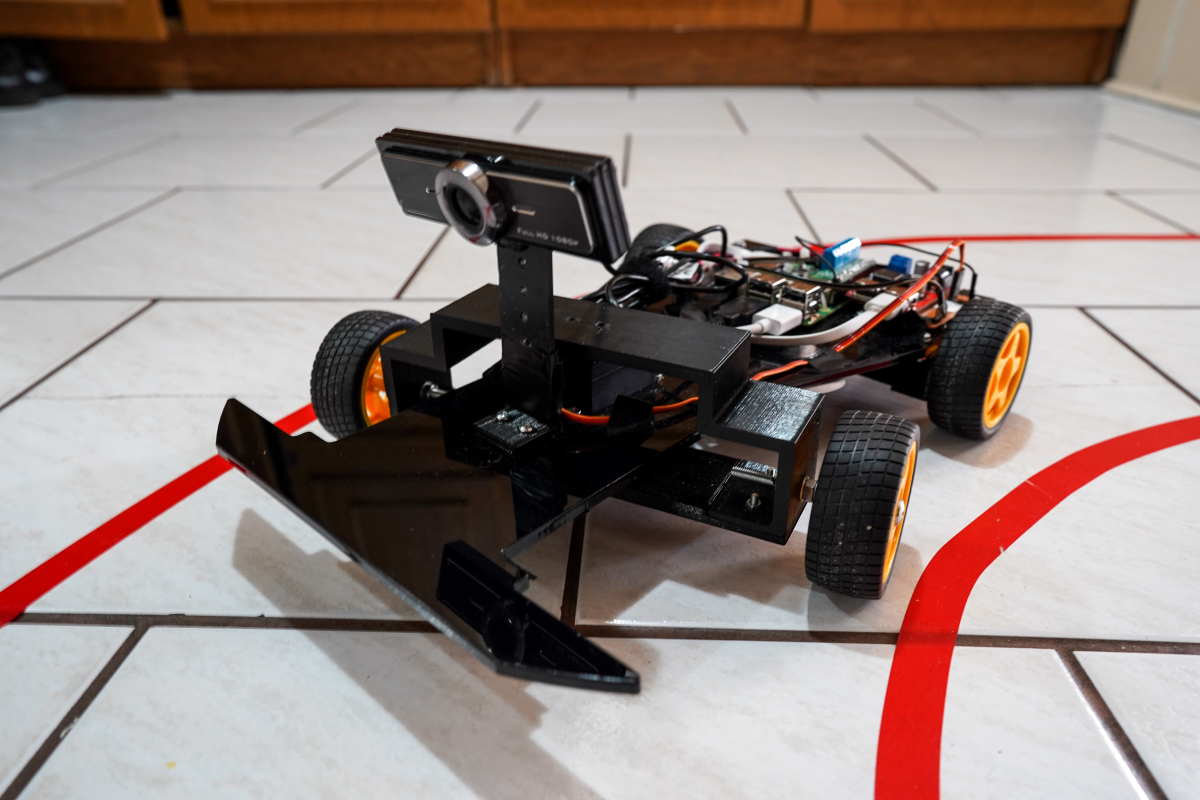
#> input picture pics/main.png, 6000 x 4000 px, given in place of the camera (shown at 1/5 size)
$ python linie.py
#> lines starting #> are read from the running program, lines starting #| are printed output that depends on the picture; after the words box and inside, x2 and y2 are one past the last pixel; in counts of white or black regions, pixels touching at a corner belong together
#> further down, frame is the input picture: shape (4000, 6000, 3); mean B, G, R 128.7, 133.1, 147.6
import cv2
import numpy as np
import math

# [83 lines left out: functions ROI, detect_line_segments, make_points, average_slope_intercept, not called in this run]

def detect_edge(frame):
    hsv = cv2.cvtColor(frame, cv2.COLOR_BGR2HSV)
#> hsv: shape (4000, 6000, 3); mean H, S, V 53.6, 53.6, 149.2
    #lower_blue = np.array([105, 110, 20])
    #upper_blue = np.array([130, 140, 110])

    #mask = cv2.inRange(hsv, lower_blue, upper_blue)

    lower_red1 = np.array([0, 90, 70])
    upper_red1 = np.array([10, 215, 180])

    lower_red2 = np.array([170, 90, 70])
    upper_red2 = np.array([179, 215, 180])

    mask1 = cv2.inRange(hsv, lower_red1, upper_red1)
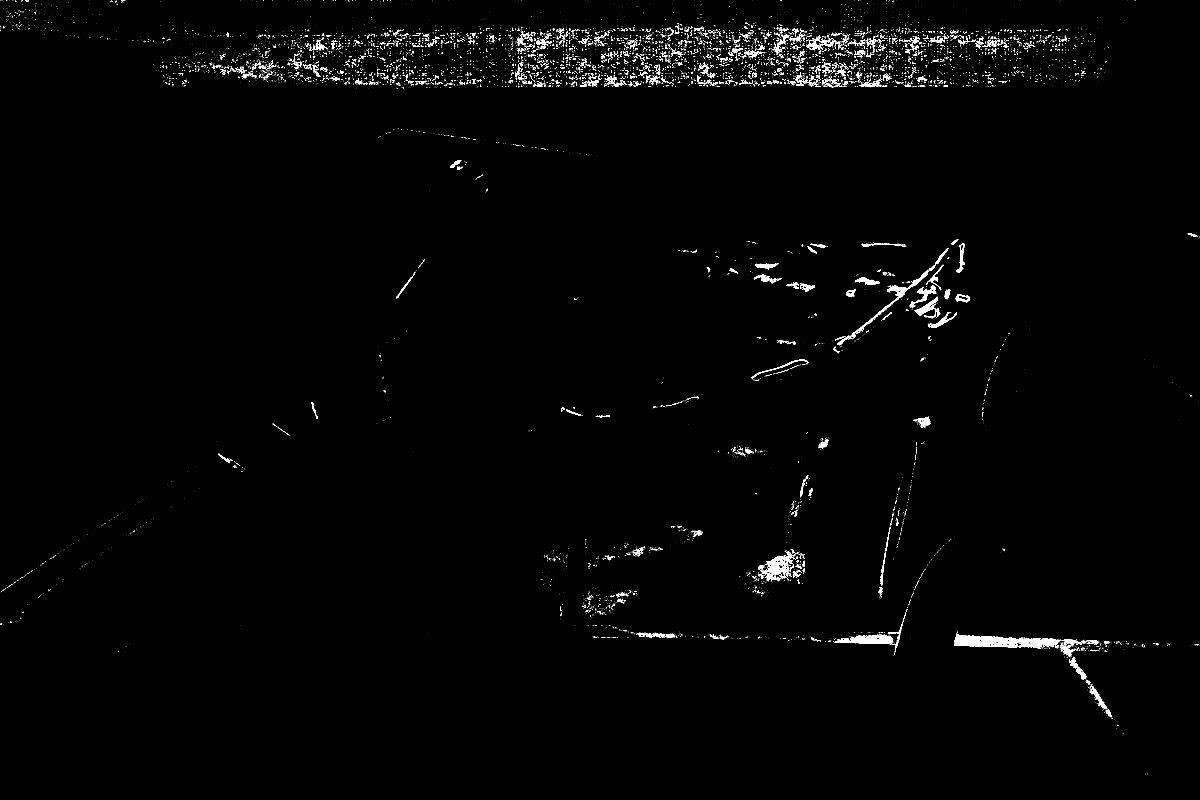
#> mask1: shape (4000, 6000) (shown at 1/5 size); 0.78% white; 12653 white regions (11496 under 20 px), largest, box (x1, y1, x2, y2) and area: (4772, 3170, 5304, 3242) 17792, (4211, 3173, 4465, 3221) 7041, (3818, 2770, 3973, 2902) 6562
    mask2 = cv2.inRange(hsv, lower_red2, upper_red2)
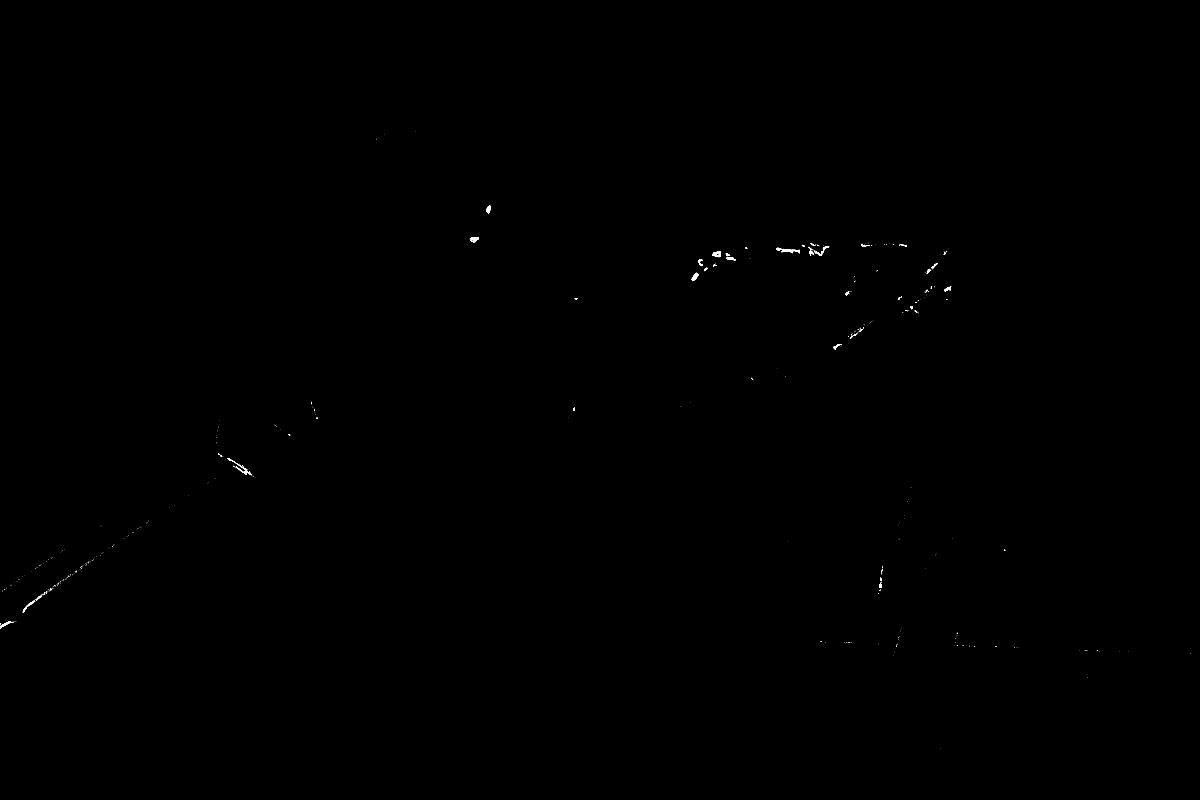
#> mask2: shape (4000, 6000) (shown at 1/5 size); 0.05% white; 658 white regions (606 under 20 px), largest, box (x1, y1, x2, y2) and area: (3880, 1239, 4000, 1266) 1080, (3562, 1256, 3605, 1286) 750, (3456, 1364, 3492, 1406) 709


    mask = mask1 | mask2
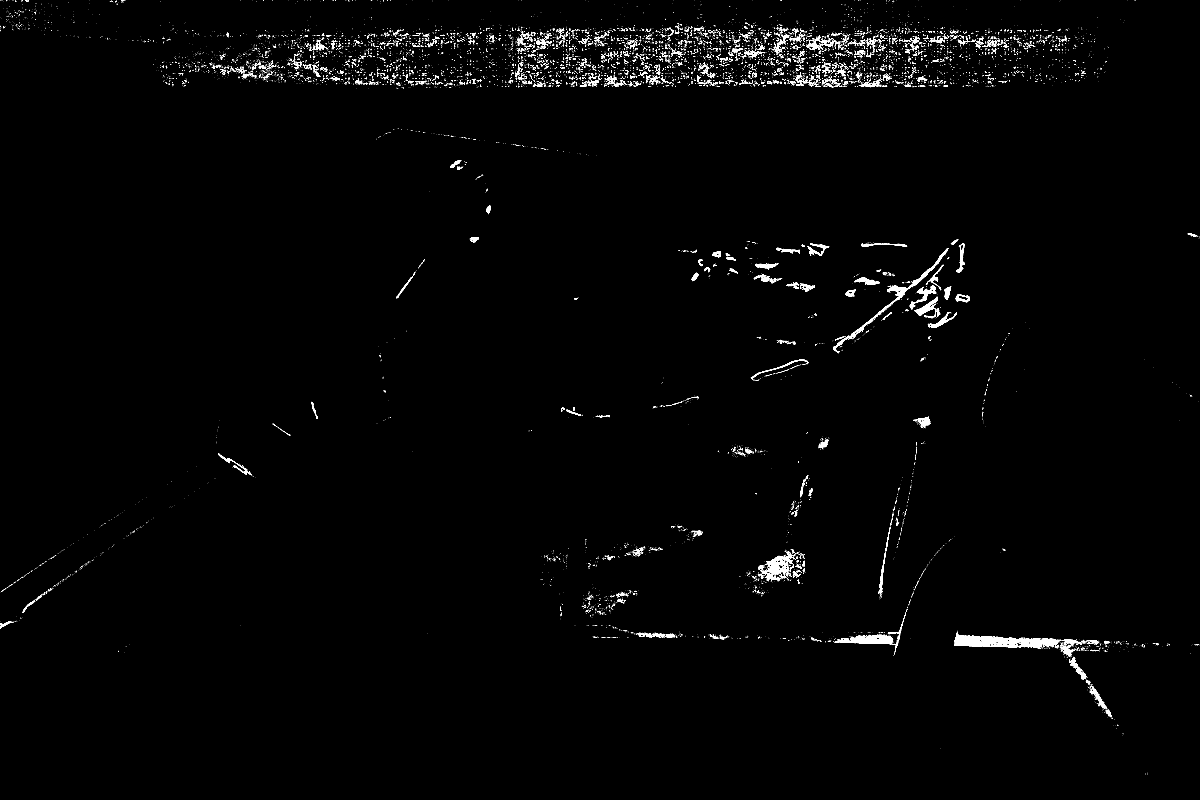
#> mask: shape (4000, 6000) (shown at 1/5 size); 0.82% white; 12799 white regions (11642 under 20 px), largest, box (x1, y1, x2, y2) and area: (4772, 3161, 5304, 3242) 17844, (4166, 1241, 4742, 1764) 8746, (4211, 3173, 4465, 3221) 7058

    #cv2.imshow("mask", mask)

    #mask = cv2.morphologyEx(mask,
                            #cv2.MORPH_CLOSE,
    #cv2.imshow("mask", mask)                       #np.ones((5,5),np.uint8))

    edges = cv2.Canny(mask, 200, 400)
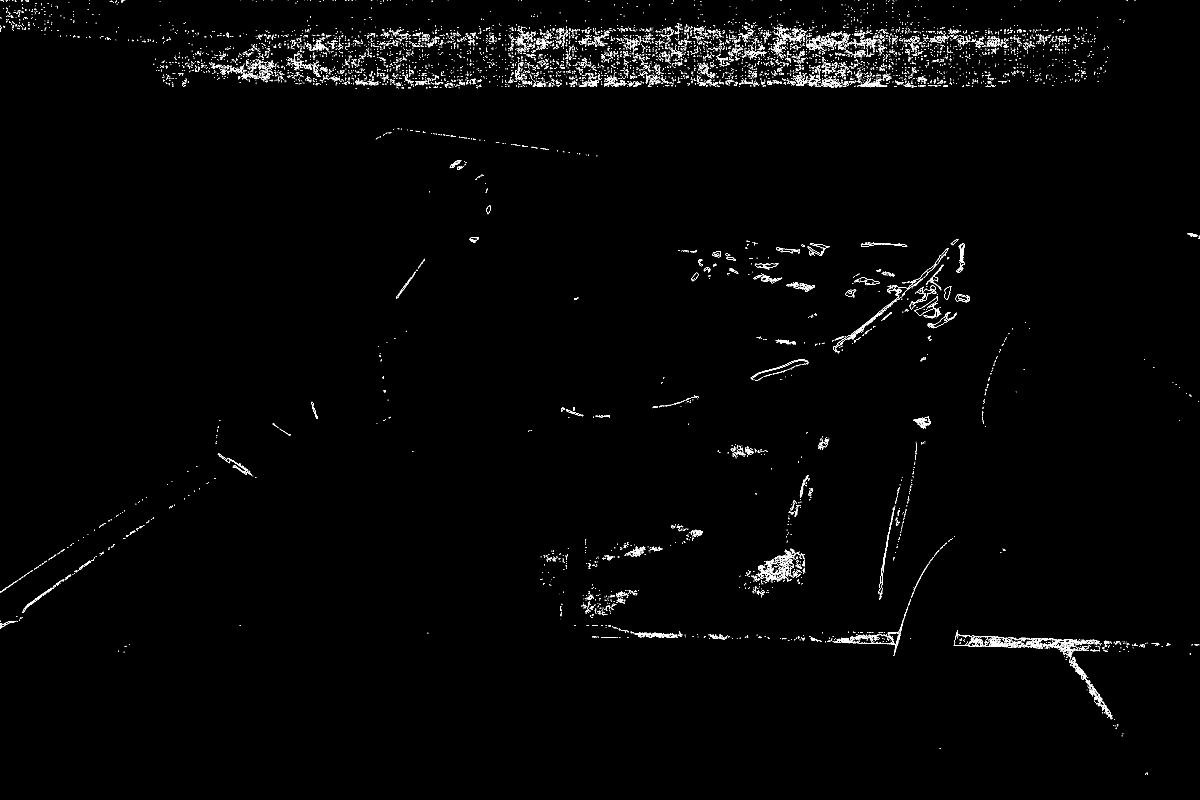
#> edges: shape (4000, 6000) (shown at 1/5 size); 0.6% white in thin lines or dots

    return edges


# [16 lines left out: functions detect_lane, draw_lines, not called in this run]


# [16 lines of commented-out code are left out]

def nothing(x):
    pass

# [14 lines left out: function cos_s, not called in this run]


if __name__ == "__main__":
    cap = cv2.VideoCapture(0)


    while True:
        _, frame = cap.read()
        detect_edge(frame)

        key = cv2.waitKey(1)
#> (key Esc is pressed here)
        if key == 27:
            break

    cap.release()
    cv2.destroyAllWindows()
